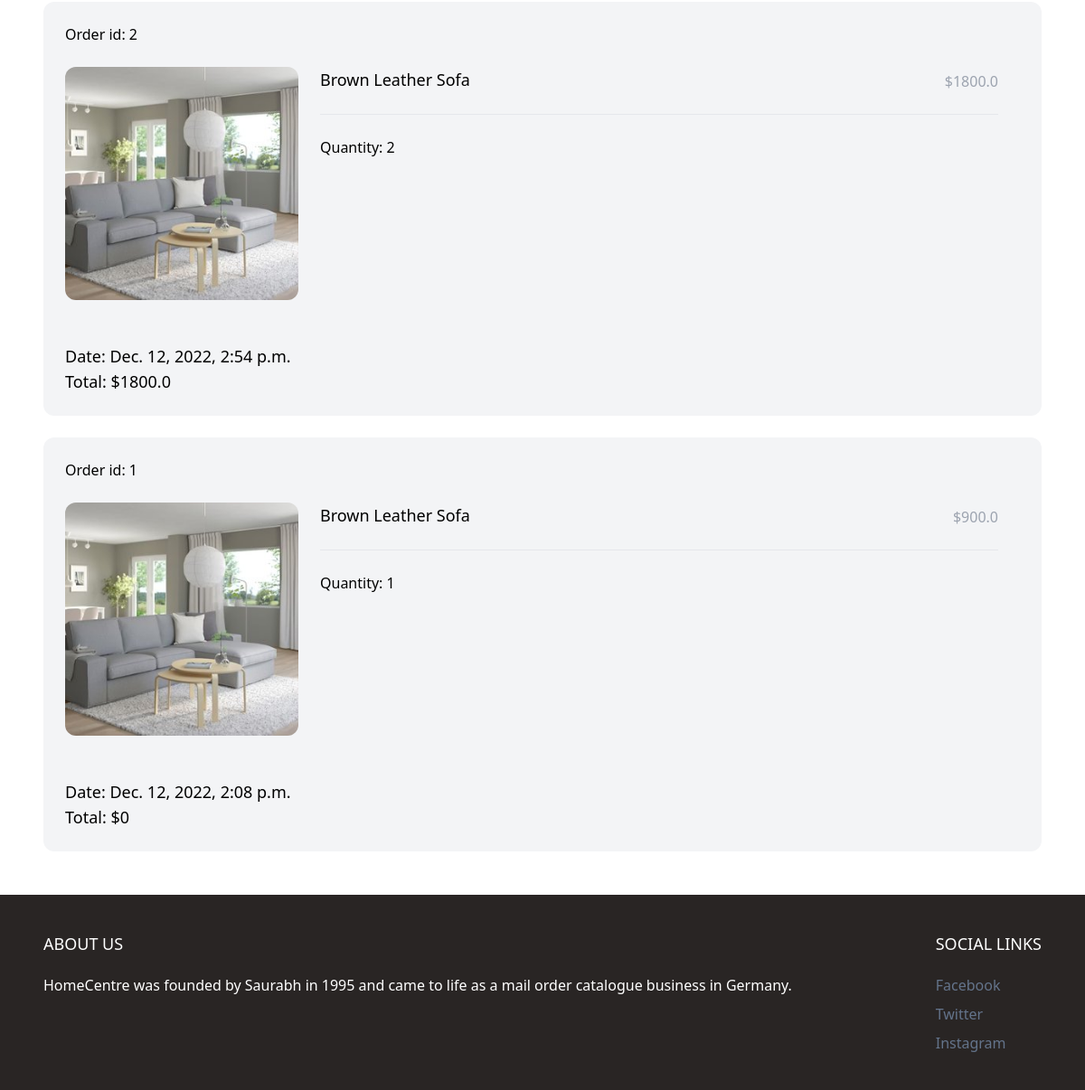
/myaccount/ (signed in, lower part), run on an earlier commit of the app's database.
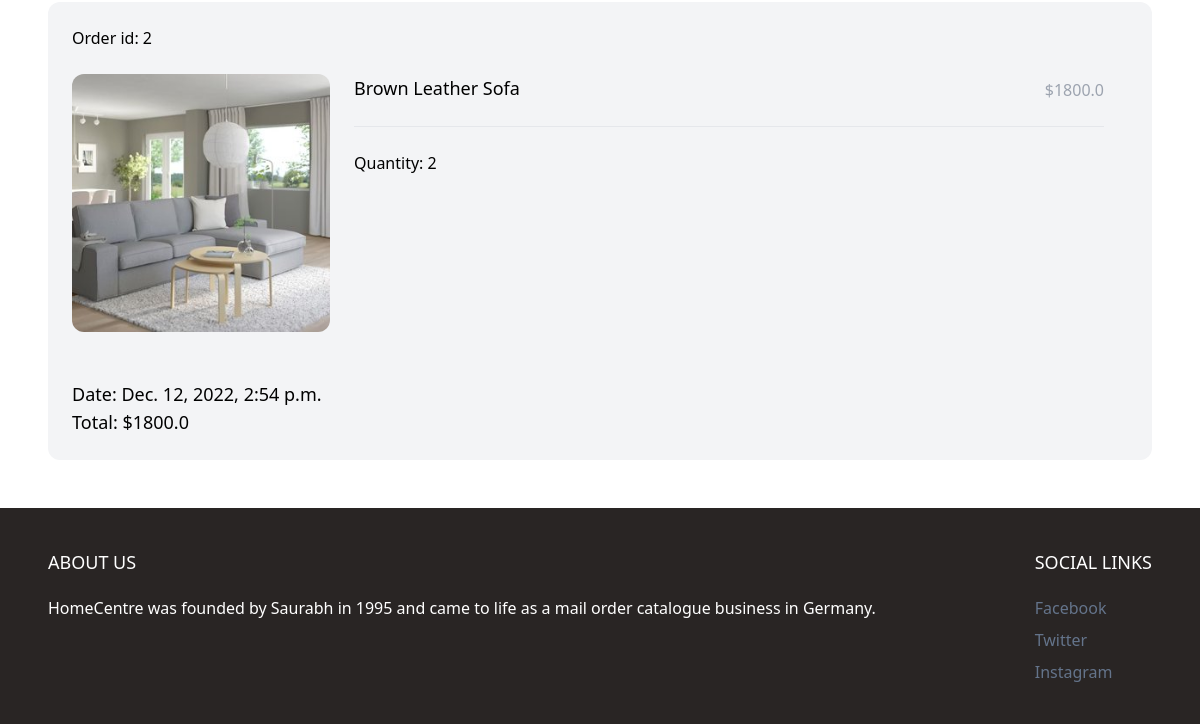
And on a later commit of the database.
### order/models.py (models this page shows)
class Order(models.Model):
    ORDERED = 'ordered'
    SHIPPED = 'shipped'
    STATUS_CHOICES = (
        (ORDERED, 'Ordered'),
        (SHIPPED, 'Shipped')
    )
    user = models.ForeignKey(User, related_name='orders', blank=True, null=True, on_delete=models.CASCADE)
    first_name = models.CharField(max_length=255)
    last_name = models.CharField(max_length=255)
    email = models.CharField(max_length=255)
    address = models.CharField(max_length=255)
    zipcode = models.CharField(max_length=255)
    place = models.CharField(max_length=255)
    phone = models.CharField(max_length=255)
    created_at = models.DateTimeField(auto_now_add=True)
    paid = models.BooleanField(default=False)
    paid_amount = models.IntegerField(blank=True, null=True)
    status = models.CharField(max_length=20, choices=STATUS_CHOICES, default=ORDERED)
    class Meta:
        ordering = ('-created_at',)
    def get_total_price(self):
        if self.paid_amount:
            return self.paid_amount / 100
        return 0

class OrderItem(models.Model):
    order = models.ForeignKey(Order, related_name='items', on_delete=models.CASCADE)
    product = models.ForeignKey(Product, related_name='items', on_delete=models.CASCADE)
    price = models.IntegerField()
    quantity = models.IntegerField(default=1)
    def get_total_price(self):
        return self.price / 100

### product/models.py (models this page shows, shortened)
class Product(models.Model):
    category = models.ForeignKey(Category, related_name='products', on_delete=models.CASCADE)
    name = models.CharField(max_length=255)
    slug = models.SlugField()
    description = models.TextField(blank=True, null=True)
    price = models.IntegerField()
    created_at = models.DateTimeField(auto_now_add=True)
    image = models.ImageField(upload_to='uploads/', blank=True, null=True)
    thumbnail = models.ImageField(upload_to='uploads/', blank=True, null=True)
    class Meta:
        ordering = ('-created_at',)
    def get_thumbnail(self):
        if self.thumbnail:
            return self.thumbnail.url

### core/views.py (the view)
# urls.py: path('myaccount/', myaccount, name='myaccount'),
@login_required
def myaccount(request):
    return render(request, 'core/myaccount.html')

### cart/cart.py (called while the page is built)
    def __len__(self):
        return sum(item['quantity'] for item in self.cart.values())

### cart/context_processors.py (called while the page is built)
def cart(request):
    return {'cart': Cart(request)}

### core/templates/core/myaccount.html (shortened to what this page needs)
{% extends 'core/base.html' %}
{% block content %}
<div class="max-w-6xl mx-auto p-6">
    {% for order in request.user.orders.all %}
        <div class="w-full mb-6 p-6 flex flex-wrap bg-gray-100 rounded-xl">
            <div class="mb-6 flex justify-between">
                <a href="#">Order id: {{ order.id }}</a>
            </div>
            <div class="mb-6 w-full">
                {% for item in order.items.all %}
                    <div class="product mb-6 flex pr-6">
                        <a href="#" class="w-1/4">
                            <img class="hover:shadow-lg rounded-xl" src="{{ item.product.get_thumbnail }}">
                        </a>
                        <div class="w-3/4 pl-6">
                            <div class="flex justify-between">
                                <a href="#" class="text-lg">{{ item.product.name }}</a>
                                <p class="mb-6 pt-1 text-gray-400">${{ item.get_total_price }}</p>
                            </div>
                            <hr>
                            <div class="mt-6">
                                Quantity: {{ item.quantity }}
                            </div>
                        </div>
                    </div>
                {% endfor %}
            </div>
            <div>
                <p class="text-lg">Date: {{ order.created_at }}</p>
                <p class="text-lg">Total: ${{ order.get_total_price }}</p>
            </div>
        </div>
    {% endfor %}
</div>
{% endblock %}

What changed in the data, as far as the page shows it:
removed Order: id "1", created_at "Dec. 12, 2022, 2:08 p.m.", get_total_price "0"
removed OrderItem: product.get_thumbnail (picture), product.name "Brown Leather Sofa", get_total_price "900.0", quantity "1"
